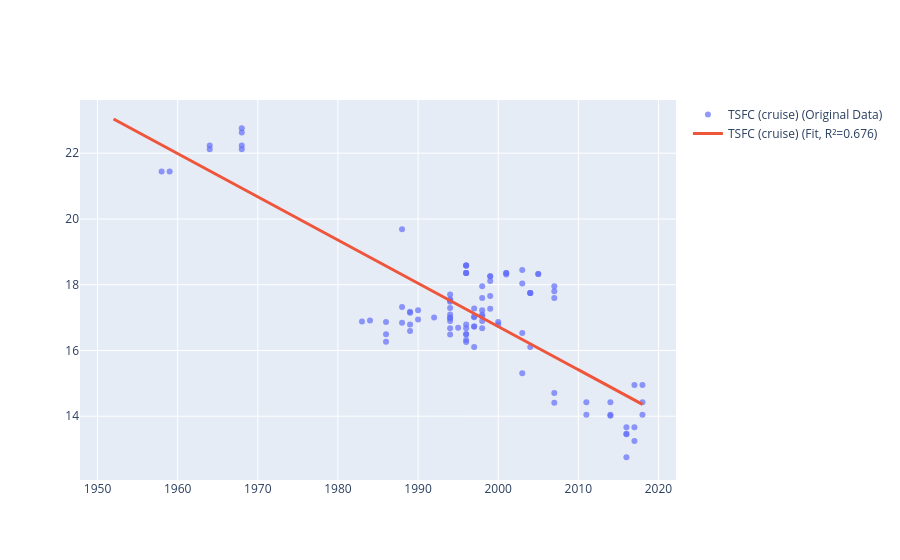

Write notebook code for a chart like this one.
### Code cell
_compute_polynomials_from_dataframe(
    df=df_with_dot,
    col_name_x='YOI',
    list_col_names_y=['TSFC (cruise)'],
    degree=2,
    plot=True
)

### Figure 1 — Plotly figure (JSON) as saved in the notebook; plotly's stock layout.template omitted (floating-point values rounded to 4 significant figures; data arrays with more than 128 entries replaced by an {"elided": "..."} marker saying what was removed)
{"data": [{"marker": {"opacity": 0.7}, "mode": "markers", "name": "TSFC (cruise) (Original Data)", "type": "scatter", "x": {"elided": "130 float values"}, "y": {"elided": "130 float values"}}, {"line": {"width": 3}, "mode": "lines", "name": "TSFC (cruise) (Fit, R²=0.676)", "type": "scatter", "x": {"elided": "200 float values"}, "y": {"elided": "200 float values"}}], "layout": {}}
